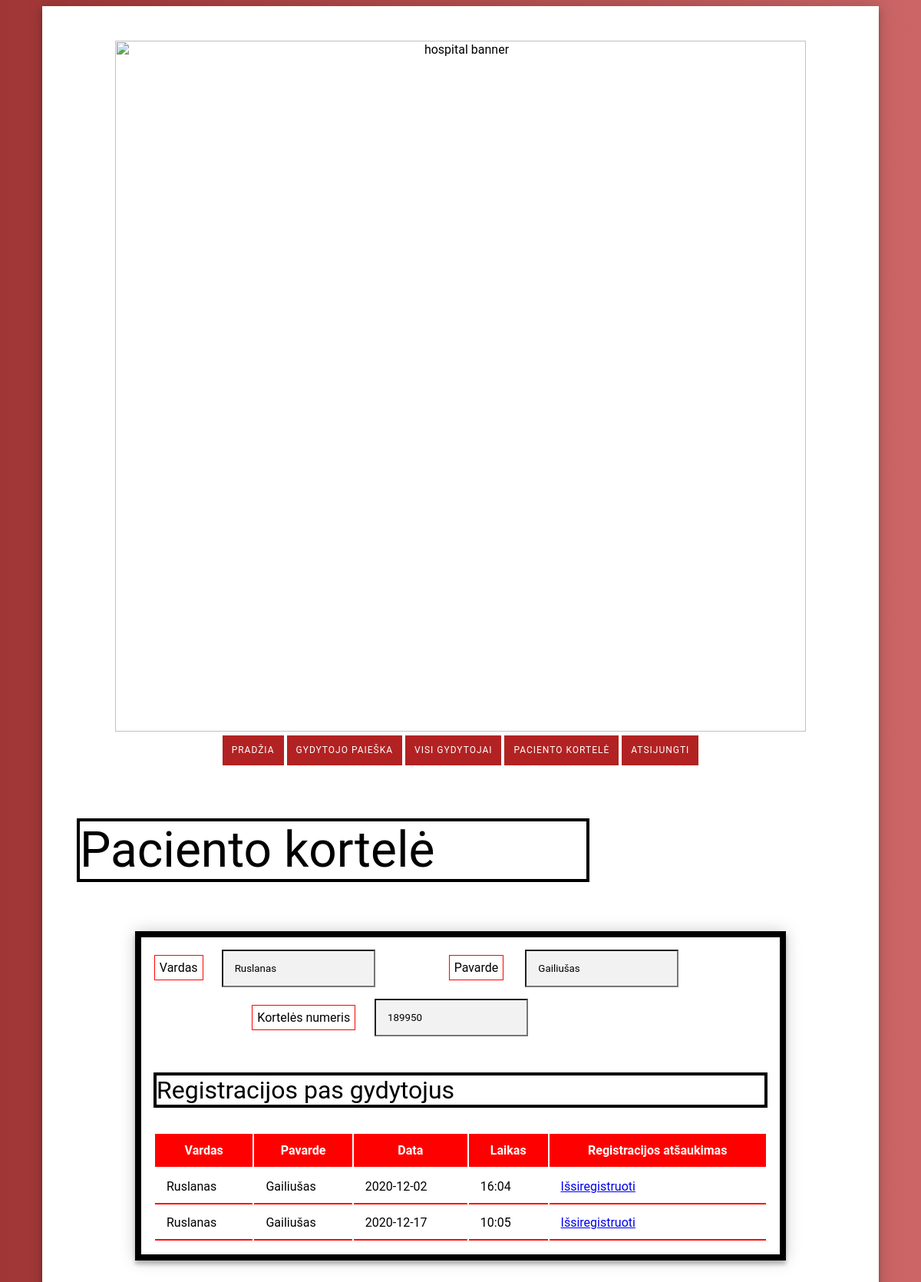
Page /patientCard.php (signed in) on the earlier database version.
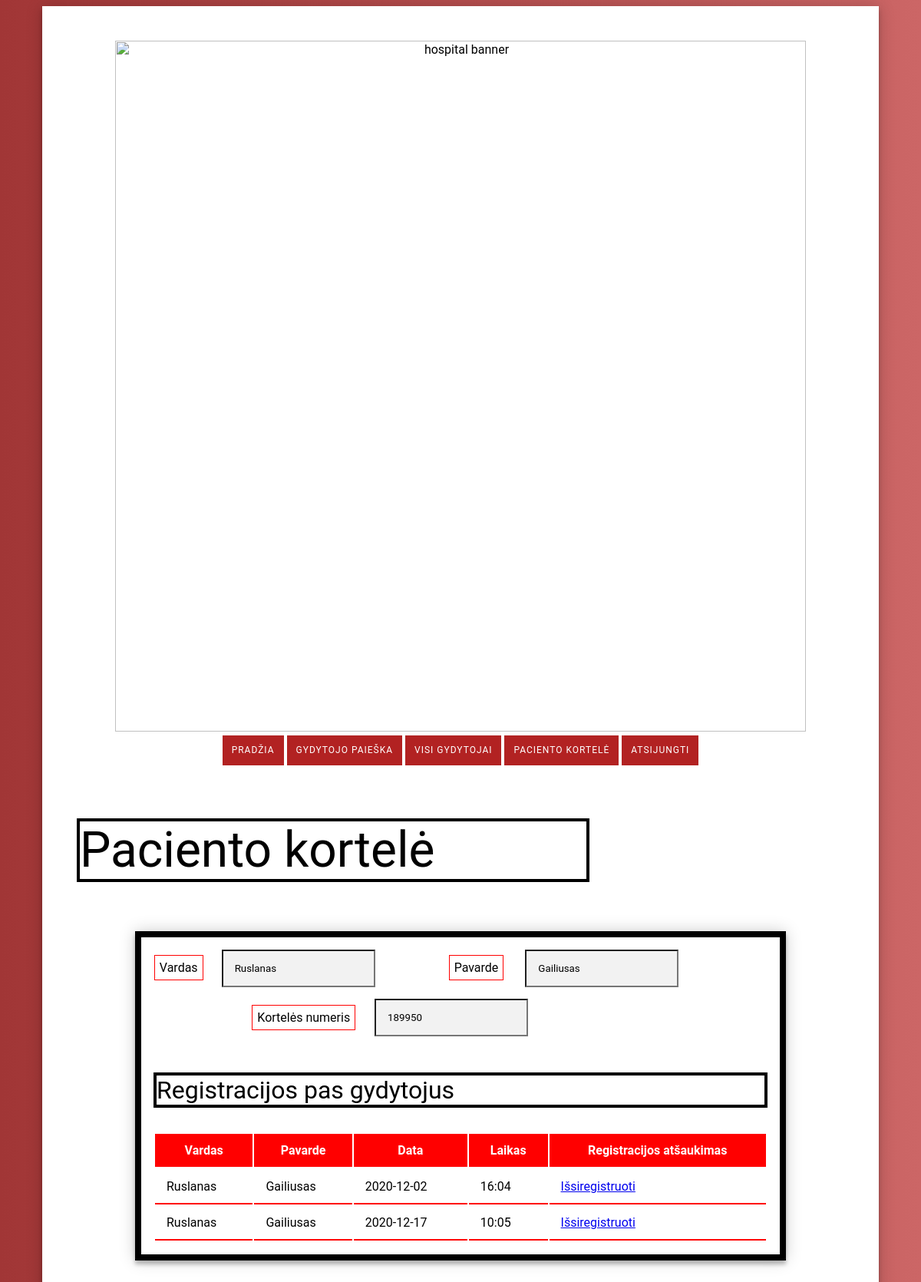
Same page on the later database version.
### tables this page shows
CREATE TABLE `registrations` (
  `registration_id` int(11) NOT NULL,
  `user_id` int(11) NOT NULL,
  `doctor_id` int(11) NOT NULL,
  `username` varchar(100) NOT NULL,
  `lastname` varchar(100) NOT NULL,
  `profession` varchar(100) NOT NULL,
  `date` date NOT NULL,
  `time` varchar(100) NOT NULL
);

### patientCard.php (the view, shortened to what this page needs)
<head>
    <link rel="stylesheet" href="style.css">
</head>
<div class="patient-page">
    <div class="card">
        <form class="patient-info">
            <?php include "navigation.php"?>
            <p style="border: 4px solid;font-size:64px;text-align:left;width:66%;">Paciento kortelė</p>
            <div class="patient-info-card">
                <?php
                require_once "connect.php";
                $mysqli = new mysqli($host,$db_user,$db_password, $db_name);
                $username = $_SESSION['username'];
                $lastname = $_SESSION['lastname'];
                $id = $_SESSION['id'];
                $s_id = $_SESSION['id'];
                $sql_select = "SELECT card_id FROM users WHERE id='$s_id'";
                $selects_query = mysqli_query($mysqli, $sql_select);
                while($row = $selects_query->fetch_assoc()){
                    $card_id = $row['card_id'];
                    if($card_id==0){
                        $rand = rand(9000,9999);
                        $value = $id . $rand;
                        $sql_insert = "UPDATE users SET card_id = $value WHERE id='$s_id'";
                        $inserts_query = mysqli_query($mysqli, $sql_insert);
                    }
                    else {
                        $card_value= $card_id;
                    }
                }
                echo "<label style='position: relative;left:-8%; border:1px solid red; padding:6px'>Vardas</label>";
                echo "<input style='position: relative;left:-5%' type='text' value='$username' placeholder='Vardas' readonly/>";
                echo "<label style='position: relative;left:7%; border:1px solid red; padding:6px'>Pavarde</label>";
                echo "<input style='position: relative;left:10.5%' type='text' value='$lastname' placeholder='Pavardė' readonly/>";
                echo "<label style='position: relative;left:-59%;top:65px; border:1px solid red; padding:6px' type='text'>Kortelės numeris</label>";
                echo "<input style='position: relative;left:-1.5%' type='text' value='$card_value' placeholder='Kortelės numeris' readonly/>";
                ?>
                <p style="border: 4px solid;font-size:32px;text-align:left;width:99%;">Registracijos pas gydytojus</p>
                <?php
                require_once "connect.php";
                $connection = new mysqli($host,$db_user,$db_password, $db_name);
                $user_id = $_SESSION['id'];
                $query = "SELECT * FROM registrations WHERE user_id=$user_id";
                $search_query = mysqli_query($connection, $query);
                ?>
                <table class="patient-table"style="width:100%">
                    <tr>
                        <thead>
                        <th>Vardas</th>
                        <th>Pavarde</th>
                        <th>Data</th>
                        <th>Laikas</th>
                        <th>Registracijos atšaukimas</th>
                        </thead>
                    </tr>
                        <tbody>
                        <?php
                        while($row = mysqli_fetch_assoc($search_query)){
                        ?>
                    <tr>
                        <td><?php echo $row['username']?></td>
                        <td><?php echo $row['lastname']?></td>
                        <td><?php echo $row['date']?></td>
                        <td><?php echo $row['time']?></td>
                        <?php
                        $doctor_ids = $row['doctor_id'];
                        $doctor_date = $row['date'];
                        ?>
                        <td><a href="patientCard.php?link<?php echo $doctor_ids.$doctor_date?>"">Išsiregistruoti</a></td>
                    </tr>
                        <?php
                        }
                        ?>
                        </tbody>
                </table>
            </div>
        </form>
    </div>
</div>

Differences in the rows shown:
changed registrations (number 1 of 2 on the later page): lastname "Gailiušas" → "Gailiusas"
changed registrations (number 2 of 2 on the later page): lastname "Gailiušas" → "Gailiusas"
Other differences:
form field value: "Gailiušas" → "Gailiusas"
